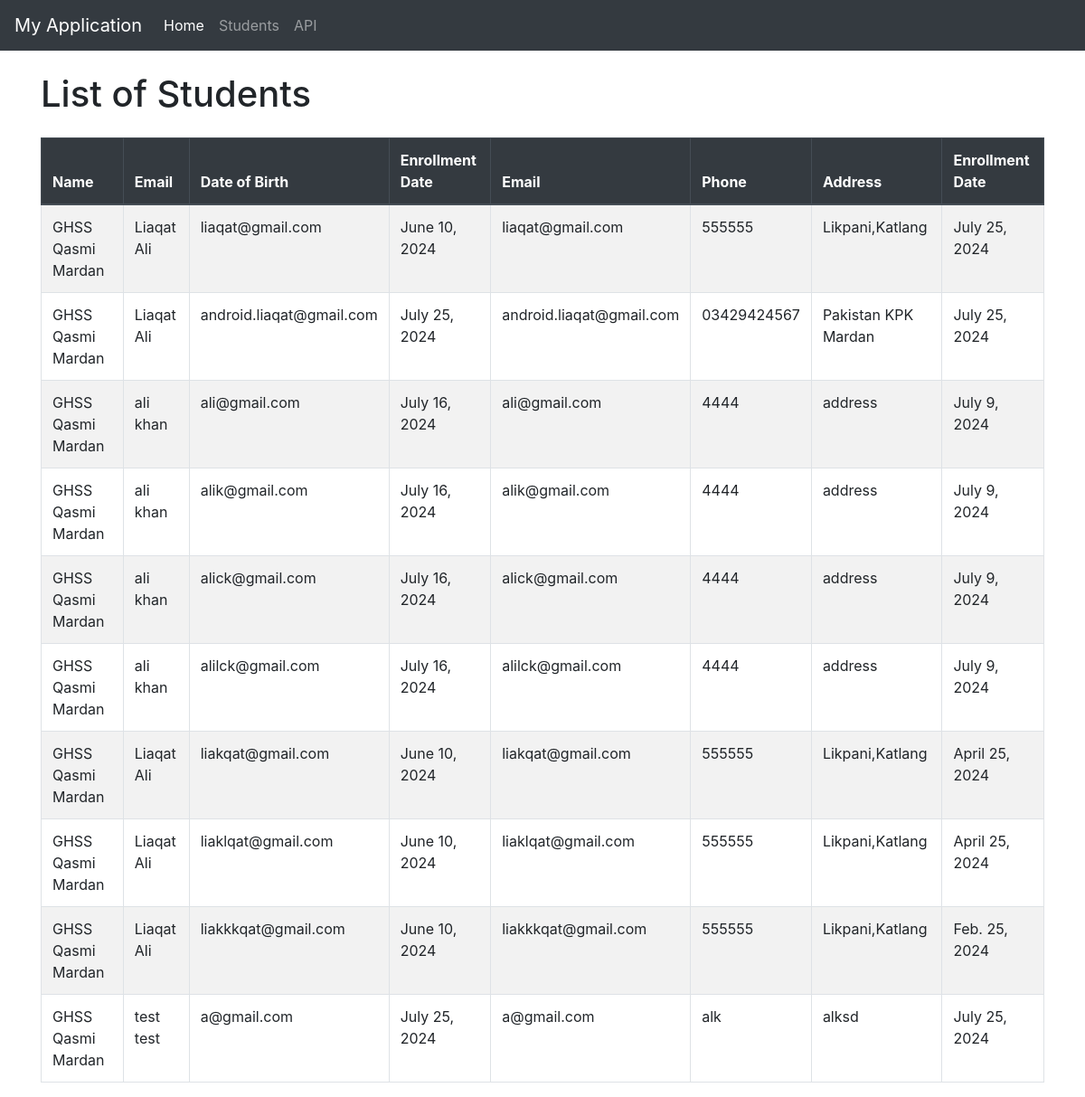
Before: / with the older database file.
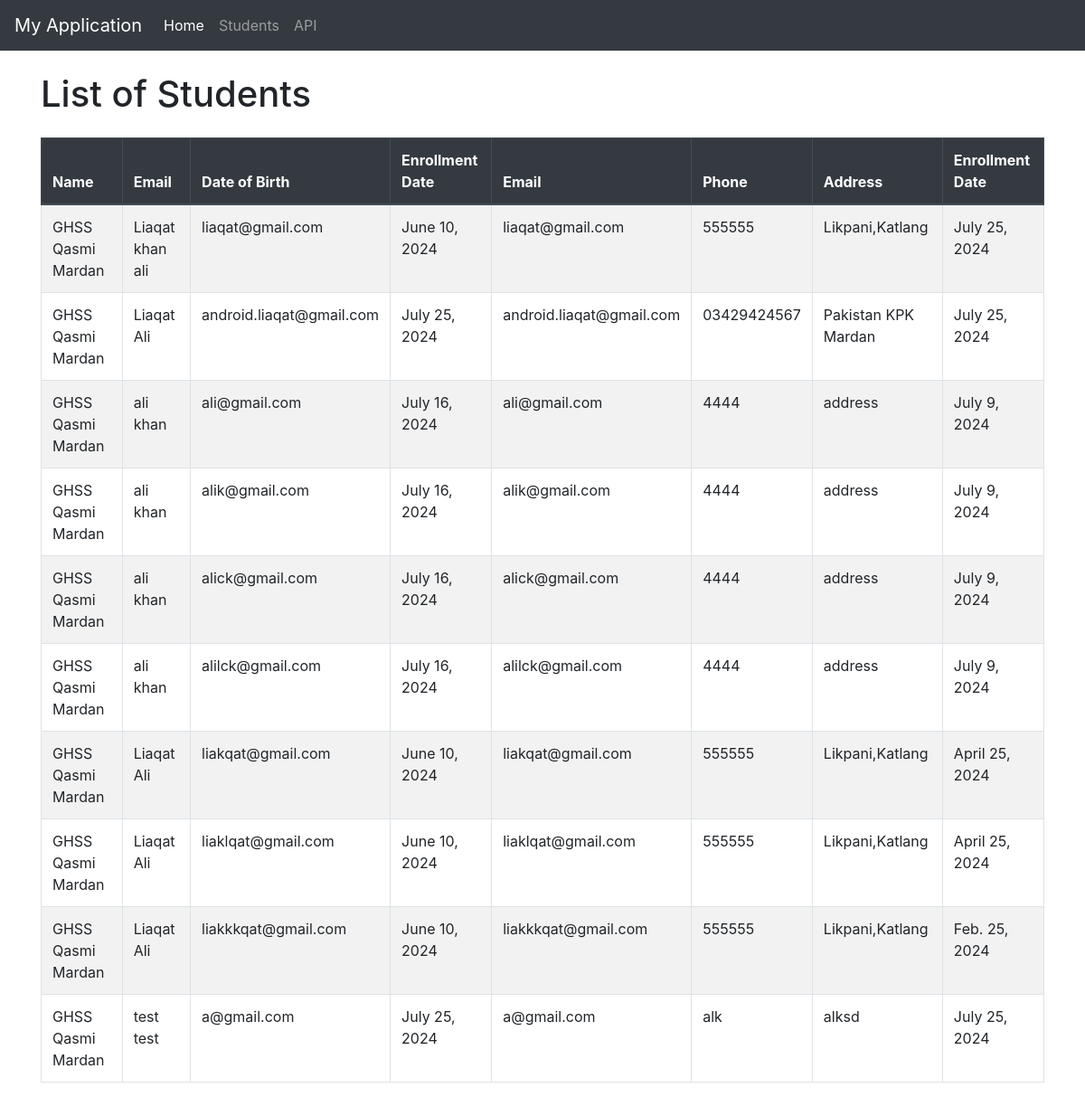
After: the same page with the newer database file.
### student/models.py (models this page shows, shortened)
class Student(models.Model):
    id = models.UUIDField(primary_key=True, default=uuid4, editable=False)
    school = models.ForeignKey(School, on_delete=models.CASCADE, related_name='students')
    first_name = models.CharField(max_length=50)
    last_name = models.CharField(max_length=50)
    date_of_birth = models.DateField()
    email = models.EmailField(unique=True)
    phone_number = models.CharField(max_length=15, blank=True, null=True)
    address = models.TextField()
    enrollment_date = models.DateField()

### school/models.py (models this page shows)
class School(models.Model):
    id = models.UUIDField(primary_key=True, default=uuid4, editable=False)
    name = models.CharField(max_length=255)
    address = models.TextField()
    phone_number = models.CharField(max_length=15)
    email = models.EmailField()
    established_year = models.IntegerField(validators=[validate_year])
    principal_name = models.CharField(max_length=255)
    def __str__(self):
        return self.name

### student/views.py (the view)
# urls.py: path('', StudentList.as_view(), name='student_list'),  # For rendering the student list
class StudentList(ListView):
    model = Student
    template_name = 'student/index.html'  # Ensure this path is correct
    context_object_name = 'students'

### student/templates/student/index.html (shortened to what this page needs)
{% extends 'base.html' %}
{% block content %}
    <h1 class="mb-4">List of Students</h1>
    <table class="table table-striped table-bordered">
        <thead class="thead-dark">
            <tr>
                <th>Name</th>
                <th>Email</th>
                <th>Date of Birth</th>
                <th>Enrollment Date</th>
                <th>Email</th>
                <th>Phone</th>
                <th>Address</th>
                <th>Enrollment Date</th>
            </tr>
        </thead>
        <tbody>
            {% for student in students %}
                <tr>
                  <td>{{ student.school}}</td>
                    <td>{{ student.first_name }} {{ student.last_name }}</td>
                    <td>{{ student.email }}</td>
                    <td>{{ student.date_of_birth }}</td>
                    <td>{{ student.email }}</td>
                    <td>{{ student.phone_number }}</td>
                    <td>{{ student.address }}</td>
                    <td>{{ student.enrollment_date }}</td>
                </tr>
                {% endfor %}
              </tbody>
          </table>
      {% endblock %}

Changed rows visible on the page:
changed Student "liaqat@gmail.com": last_name "Ali" → "khan ali"
